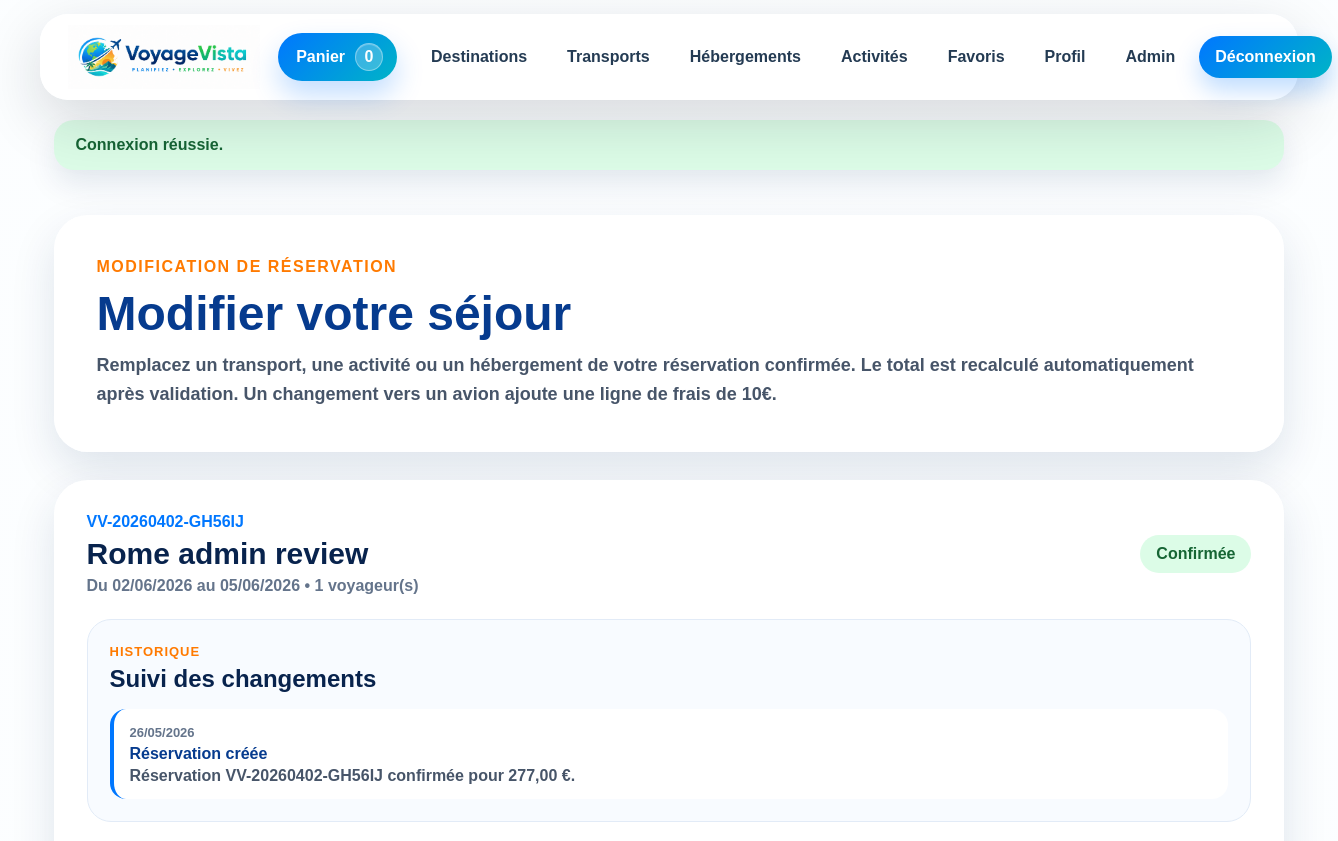
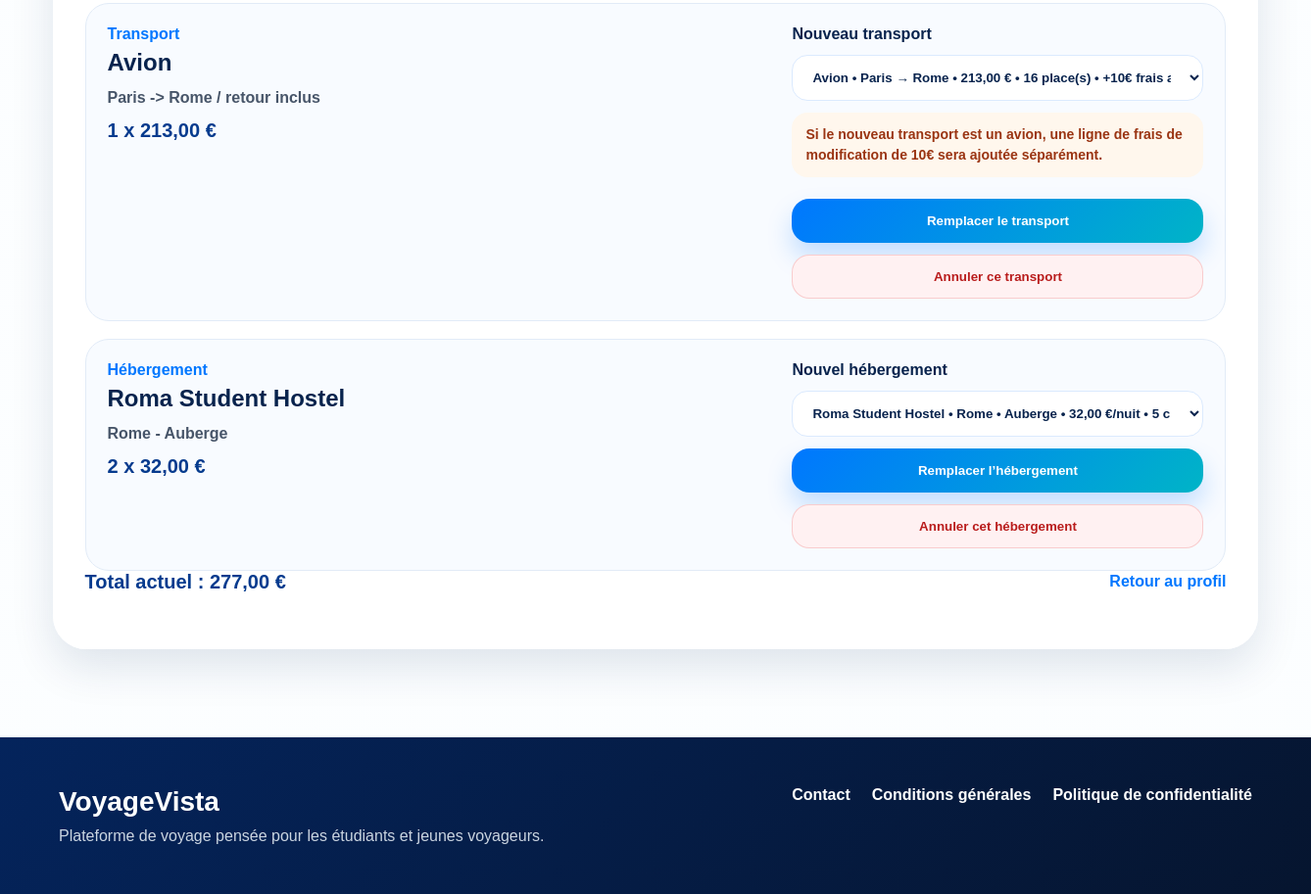
Page /index.php?page=modifier_reservation&id=3 (signed in) on the committed database (2 pictures, top to bottom).
### tables this page shows
CREATE TABLE reservations (
    id INT AUTO_INCREMENT PRIMARY KEY,
    user_id INT NOT NULL,
    reference VARCHAR(40) NOT NULL UNIQUE,
    stay_label VARCHAR(150) NOT NULL,
    travelers INT NOT NULL DEFAULT 1,
    start_date DATE NULL,
    end_date DATE NULL,
    total_amount DECIMAL(10, 2) NOT NULL DEFAULT 0,
    payment_name VARCHAR(120) NOT NULL,
    payment_card_last4 CHAR(4) NOT NULL DEFAULT '0000',
    status ENUM('confirmée', 'annulée') NOT NULL DEFAULT 'confirmée',
    created_at TIMESTAMP NOT NULL DEFAULT CURRENT_TIMESTAMP,
    updated_at TIMESTAMP NULL DEFAULT CURRENT_TIMESTAMP ON UPDATE CURRENT_TIMESTAMP,
    CONSTRAINT fk_reservations_user
        FOREIGN KEY (user_id) REFERENCES users(id)
        ON DELETE CASCADE
);

CREATE TABLE reservation_history (
    id INT AUTO_INCREMENT PRIMARY KEY,
    reservation_id INT NOT NULL,
    action_label VARCHAR(150) NOT NULL,
    details TEXT NOT NULL,
    created_at TIMESTAMP NOT NULL DEFAULT CURRENT_TIMESTAMP,
    CONSTRAINT fk_reservation_history_reservation
        FOREIGN KEY (reservation_id) REFERENCES reservations(id)
        ON DELETE CASCADE
);

CREATE TABLE reservation_items (
    id INT AUTO_INCREMENT PRIMARY KEY,
    reservation_id INT NOT NULL,
    item_type VARCHAR(80) NOT NULL,
    source_type VARCHAR(80) NULL,
    source_id INT NULL,
    title VARCHAR(150) NOT NULL,
    details TEXT NOT NULL,
    unit_price DECIMAL(10, 2) NOT NULL DEFAULT 0,
    quantity INT NOT NULL DEFAULT 1,
    total_price DECIMAL(10, 2) NOT NULL DEFAULT 0,
    created_at TIMESTAMP NOT NULL DEFAULT CURRENT_TIMESTAMP,
    CONSTRAINT fk_reservation_items_reservation
        FOREIGN KEY (reservation_id) REFERENCES reservations(id)
        ON DELETE CASCADE
);

CREATE TABLE transports (
    id INT AUTO_INCREMENT PRIMARY KEY,
    destination_id INT NOT NULL,
    transport_type VARCHAR(80) NOT NULL,
    departure_city VARCHAR(120) NOT NULL,
    arrival_city VARCHAR(120) NOT NULL,
    duration VARCHAR(60) NOT NULL,
    price DECIMAL(10, 2) NOT NULL DEFAULT 0,
    return_price DECIMAL(10, 2) NOT NULL DEFAULT 0,
    available_seats INT NOT NULL DEFAULT 0,
    details TEXT NOT NULL,
    image_url VARCHAR(255) NOT NULL,
    created_at TIMESTAMP NOT NULL DEFAULT CURRENT_TIMESTAMP,
    CONSTRAINT fk_transports_destination
        FOREIGN KEY (destination_id) REFERENCES destinations(id)
        ON DELETE CASCADE
);

CREATE TABLE hebergements (
    id INT AUTO_INCREMENT PRIMARY KEY,
    destination_id INT NOT NULL,
    city VARCHAR(120) NOT NULL,
    name VARCHAR(150) NOT NULL,
    type VARCHAR(120) NOT NULL,
    price_per_night DECIMAL(10, 2) NOT NULL DEFAULT 0,
    rating DECIMAL(3, 1) NOT NULL DEFAULT 0,
    capacity INT NOT NULL DEFAULT 1,
    available_rooms INT NOT NULL DEFAULT 0,
    description TEXT NOT NULL,
    image_url VARCHAR(255) NOT NULL,
    created_at TIMESTAMP NOT NULL DEFAULT CURRENT_TIMESTAMP,
    CONSTRAINT fk_hebergements_destination
        FOREIGN KEY (destination_id) REFERENCES destinations(id)
        ON DELETE CASCADE
);

### pages/modifier_reservation.php (the view, shortened to what the rows shown need)
<?php
$reservationId = (int) ($_GET['id'] ?? 0);
$reservation = null;
if (db_is_available() && $reservationId > 0) {
    $reservation = get_user_reservation($reservationId, (int) current_user()['id']);
}
?>
<section class="reservation-edit-page">
    <div class="reservation-edit-hero">
        <h1>Modifier votre séjour</h1>
    </div>
    <?php if (!db_is_available()) { ?>
        <div class="app-alert app-alert-warning">
            <?php echo e(db_error_message()); ?>
        </div>
    <?php } else { ?>
        <div class="reservation-edit-card">
            <div class="reservation-edit-top">
                <div>
                    <span><?php echo e($reservation['reference']); ?></span>
                    <h2><?php echo e($reservation['stay_label']); ?></h2>
                    <p>
                        Du <?php echo format_date_fr($reservation['start_date']); ?>
                        au <?php echo format_date_fr($reservation['end_date']); ?>
                        • <?php echo (int) $reservation['travelers']; ?> voyageur(s)
                    </p>
                </div>
                <strong class="reservation-status <?php echo $reservation['status'] === 'annulée' ? 'cancelled' : 'confirmed'; ?>">
                    <?php echo e($reservation['status']); ?>
                </strong>
            </div>
            <section class="reservation-history-panel">
                <div class="reservation-history-title">
                    <span>Historique</span>
                    <h3>Suivi des changements</h3>
                </div>
                <?php if (empty($reservation['history'])) { ?>
                    <p class="reservation-edit-note">
                        Aucun changement enregistré pour cette réservation.
                    </p>
                <?php } else { ?>
                    <ul class="reservation-history-list">
                        <?php foreach ($reservation['history'] as $historyItem) { ?>
                            <li>
                                <span><?php echo format_date_fr($historyItem['created_at']); ?></span>
                                <strong><?php echo e($historyItem['action_label']); ?></strong>
                                <p><?php echo e($historyItem['details']); ?></p>
                            </li>
                        <?php } ?>
                    </ul>
                <?php } ?>
            </section>
            <div class="reservation-edit-items">
                <?php foreach ($reservation['items'] as $item) { ?>
                    <?php
                    $isEditableActivity = strtolower((string) ($item['source_type'] ?? '')) === 'activite'
                        && $reservation['status'] !== 'annulée';
                    $isEditableHebergement = strtolower((string) ($item['source_type'] ?? '')) === 'hebergement'
                        && $reservation['status'] !== 'annulée';
                    $isEditableTransport = strtolower((string) ($item['source_type'] ?? '')) === 'transport'
                        && $reservation['status'] !== 'annulée';
                    $currentHebergement = $isEditableHebergement ? get_hebergement_by_id((int) $item['source_id']) : null;
                    $currentTransport = $isEditableTransport ? get_transport_by_id((int) $item['source_id']) : null;
                    $activityFilters = [
                        'sort' => 'price',
                        'available_only' => true,
                    ];
                    $hebergementFilters = [
                        'sort' => 'price',
                        'available_only' => true,
                    ];
                    $transportFilters = [
                        'sort' => 'price',
                        'available_only' => true,
                    ];
                    if ($currentHebergement && !empty($currentHebergement['destination_id'])) {
                        $hebergementFilters['destination_id'] = (int) $currentHebergement['destination_id'];
                    }
                    if ($currentTransport && !empty($currentTransport['destination_id'])) {
                        $transportFilters['destination_id'] = (int) $currentTransport['destination_id'];
                    }
                    $availableActivities = $isEditableActivity ? get_activites($activityFilters) : [];
                    $availableHebergements = $isEditableHebergement ? get_hebergements($hebergementFilters) : [];
                    $availableTransports = $isEditableTransport ? get_transports($transportFilters) : [];
                    ?>
                    <article class="reservation-edit-item">
                        <div>
                            <span><?php echo e($item['item_type']); ?></span>
                            <h3><?php echo e($item['title']); ?></h3>
                            <p><?php echo e($item['details']); ?></p>
                            <strong>
                                <?php echo (int) $item['quantity']; ?> x
                                <?php echo format_price($item['unit_price']); ?> €
                            </strong>
                        </div>
                        <?php if ($isEditableActivity) { ?>
                            <div class="reservation-edit-transport-panel">
                                <form action="actions/update_reservation_activity.php" method="POST" class="reservation-edit-form">
                                    <input type="hidden" name="reservation_id" value="<?php echo (int) $reservation['id']; ?>">
                                    <input type="hidden" name="reservation_item_id" value="<?php echo (int) $item['id']; ?>">
                                    <label for="activity-<?php echo (int) $item['id']; ?>">Nouvelle activité</label>
                                    <select id="activity-<?php echo (int) $item['id']; ?>" name="activite_id" required>
                                        <?php foreach ($availableActivities as $activity) { ?>
                                            <option
                                                value="<?php echo (int) $activity['id']; ?>"
                                                <?php echo (int) $activity['id'] === (int) $item['source_id'] ? 'selected' : ''; ?>
                                            >
                                                <?php echo e($activity['name']); ?>
                                                • <?php echo e($activity['city']); ?>
                                                • <?php echo format_price($activity['price']); ?> €
                                                • <?php echo (int) $activity['available_slots']; ?> place(s)
                                            </option>
                                        <?php } ?>
                                    </select>
                                    <button type="submit">Remplacer l’activité</button>
                                </form>
                                <form
                                    action="actions/cancel_reservation_activity.php"
                                    method="POST"
                                    class="reservation-edit-cancel-form"
                                    onsubmit="return confirm('Annuler uniquement cette activité et remettre les places disponibles ?');"
                                >
                                    <input type="hidden" name="reservation_id" value="<?php echo (int) $reservation['id']; ?>">
                                    <input type="hidden" name="reservation_item_id" value="<?php echo (int) $item['id']; ?>">
                                    <button type="submit">Annuler cette activité</button>
                                </form>
                            </div>
                        <?php } elseif ($isEditableHebergement) { ?>
                            <div class="reservation-edit-transport-panel">
                                <form action="actions/update_reservation_hebergement.php" method="POST" class="reservation-edit-form">
                                    <label for="housing-<?php echo (int) $item['id']; ?>">Nouvel hébergement</label>
                                    <select id="housing-<?php echo (int) $item['id']; ?>" name="hebergement_id" required>
                                        <?php foreach ($availableHebergements as $hebergement) { ?>
                                            <option
                                                value="<?php echo (int) $hebergement['id']; ?>"
                                                <?php echo (int) $hebergement['id'] === (int) $item['source_id'] ? 'selected' : ''; ?>
                                            >
                                                <?php echo e($hebergement['name']); ?>
                                                • <?php echo e($hebergement['city']); ?>
                                            </option>
                                        <?php } ?>
                                    </select>
                                    <button type="submit">Remplacer l’hébergement</button>
                                </form>
                                <form
                                    action="actions/cancel_reservation_hebergement.php"
                                    method="POST"
                                    class="reservation-edit-cancel-form"
                                    onsubmit="return confirm('Annuler uniquement cet hébergement et remettre les chambres disponibles ?');"
                                >
                                    <button type="submit">Annuler cet hébergement</button>
                                </form>
                            </div>
                        <?php } elseif ($isEditableTransport) { ?>
                            <div class="reservation-edit-transport-panel">
                                <form action="actions/update_reservation_transport.php" method="POST" class="reservation-edit-form">
                                    <label for="transport-<?php echo (int) $item['id']; ?>">Nouveau transport</label>
                                    <select id="transport-<?php echo (int) $item['id']; ?>" name="transport_id" required>
                                        <?php foreach ($availableTransports as $transport) { ?>
                                            <option
                                                value="<?php echo (int) $transport['id']; ?>"
                                                <?php echo (int) $transport['id'] === (int) $item['source_id'] ? 'selected' : ''; ?>
                                            >
                                                <?php echo e($transport['transport_type']); ?>
                                                • <?php echo e($transport['departure_city']); ?> → <?php echo e($transport['arrival_city']); ?>
                                            </option>
                                        <?php } ?>
                                    </select>
                                    <p class="reservation-edit-fee-note">
                                        Si le nouveau transport est un avion, une ligne de frais de modification de 10€ sera ajoutée séparément.
                                    </p>
                                    <button type="submit">Remplacer le transport</button>
                                </form>
                                <form
                                    action="actions/cancel_reservation_transport.php"
                                    method="POST"
                                    class="reservation-edit-cancel-form"
                                    onsubmit="return confirm('Annuler uniquement ce transport et remettre les places disponibles ?');"
                                >
                                    <button type="submit">Annuler ce transport</button>
                                </form>
                            </div>
                        <?php } else { ?>
                            <p class="reservation-edit-note">
                                Cet élément n’est pas modifiable ici.
                            </p>
                        <?php } ?>
                    </article>
                <?php } ?>
            </div>
            <div class="reservation-edit-bottom">
                <strong>Total actuel : <?php echo format_price($reservation['total_amount']); ?> €</strong>
                <a href="index.php?page=profil">Retour au profil</a>
            </div>
        </div>
    <?php } ?>
</section>

### rows in the picture
reservations: reference "VV-20260402-GH56IJ", stay_label "Rome admin review", start_date "02/06/2026", end_date "05/06/2026", travelers "1", status "Confirmée", total_amount "277,00"
reservation_history: created_at "26/05/2026", action_label "Réservation créée", details "Réservation VV-20260402-GH56IJ confirmée pour 277,00 €."
reservation_items: item_type "Transport", title "Avion", details "Paris -> Rome / retour inclus", quantity "1", unit_price "213,00", transport_id "Avion • Paris → Rome • 213,00 € • 16 place(s) • +10€ frais avion"
reservation_items: item_type "Hébergement", title "Roma Student Hostel", details "Rome - Auberge", quantity "2", unit_price "32,00", hebergement_id "Roma Student Hostel • Rome • Auberge • 32,00 €/nuit • 5 chambre(s)"

### other values in the picture
$cartCount "0"
$flash['message'] "Connexion réussie."
